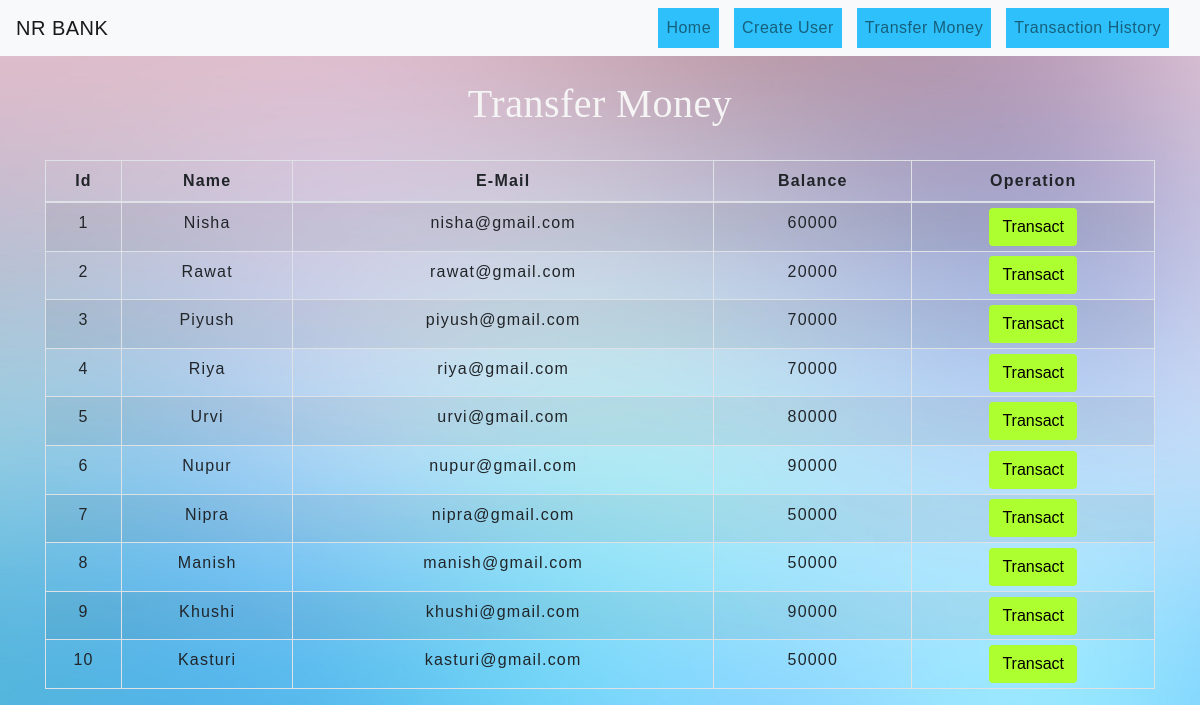
The app's page /transfermoney.php with its own data.
### tables this page shows
CREATE TABLE `users` (
  `id` int(3) NOT NULL,
  `name` text NOT NULL,
  `email` varchar(30) NOT NULL,
  `balance` int(8) NOT NULL
);

### transfermoney.php (the view, shortened to what this page needs)
<!DOCTYPE html>
<html lang="en">
<head>
    <link rel="stylesheet" href="https://maxcdn.bootstrapcdn.com/bootstrap/4.0.0/css/bootstrap.min.css">
    <link rel="stylesheet" type="text/css" href="css/table.css">
    <link rel="stylesheet" type="text/css" href="css/navbar.css">
</head>
<body id = "bg">
<?php
    include 'config.php';
    $sql = "SELECT * FROM users";
    $result = mysqli_query($conn,$sql);
?>
<?php
  include 'navbar.php';
?>
<div class="container">
        <h2 class="text-center pt-4">Transfer Money</h2>
        <br>
            <div class="row">
                <div class="col">
                    <div class="table-responsive-sm">
                    <table class="table table-hover table-sm table-striped table-condensed table-bordered">
                        <thead>
                            <tr>
                            <th scope="col" class="text-center py-2">Id</th>
                            <th scope="col" class="text-center py-2">Name</th>
                            <th scope="col" class="text-center py-2">E-Mail</th>
                            <th scope="col" class="text-center py-2">Balance</th>
                            <th scope="col" class="text-center py-2">Operation</th>
                            </tr>
                        </thead>
                        <tbody>
                <?php
                    while($rows=mysqli_fetch_assoc($result)){
                ?>
                    <tr>
                        <td class="py-2"><?php echo $rows['id'] ?></td>
                        <td class="py-2"><?php echo $rows['name']?></td>
                        <td class="py-2"><?php echo $rows['email']?></td>
                        <td class="py-2"><?php echo $rows['balance']?></td>
                        <td><a href="selecteduserdetail.php?id= <?php echo $rows['id'] ;?>"> <button type="button" class="btn">Transact</button></a></td>
                    </tr>
                <?php
                    }
                ?>
                        </tbody>
                    </table>
                    </div>
                </div>
            </div>
         </div>
</body>
</html>

### navbar.php (shortened to what this page needs)
<nav class=" navbar navbar-expand-md navbar-light bg-light">
      <a class="navbar-brand" href="index.php">NR BANK</a>
      <div class="collapse navbar-collapse" id="collapsibleNavbar">
            <ul class="navbar-nav ml-auto">
              <li class="nav-item">
                <a class="nav-link" href="index.php">Home</a>
              </li>
              <li class="nav-item">
                <a class="nav-link" href="createuser.php">Create User</a>
              </li>
              <li class="nav-item">
                <a class="nav-link" href="transfermoney.php">Transfer Money</a>
              </li>
              <li class="nav-item">
                <a class="nav-link" href="transactionhistory.php">Transaction History</a>
              </li>
          </div>
       </nav>

### css/table.css (style rules this page uses)
* { padding: 0; margin: 0; box-sizing: border-box; font-family: sans-serif; }
h2 { font-size: 40px; color: black; }
#bg { background-image: url('../img/bg3.jpg'); background-repeat: no-repeat; margin: 0px; padding: 0px; background-size: cover; }
table { letter-spacing: 1.2px; }
td { text-align: center; }
button { border:none; background: #1bf314; transition: 1s; }

### css/navbar.css (style rules this page uses)
.nav-link { margin-right: 15px; color:black; background-color:#2dc0fa; letter-spacing: 0.5px; transition: 0.5s; }
.navbar-brand { color: black; letter-spacing: 0.5px; }
h2 { color: whitesmoke; letter-spacing: 0.5px; font-family: 'Times New Roman', Times, serif; }

### transfermoney.php (style rules this page uses)
button { transition: 1.5s; background-color: greenyellow; }

### records on screen
users: id "1", name "Nisha", email "nisha@gmail.com", balance "60000"
users: id "2", name "Rawat", email "rawat@gmail.com", balance "20000"
users: id "3", name "Piyush", email "piyush@gmail.com", balance "70000"
users: id "4", name "Riya", email "riya@gmail.com", balance "70000"
users: id "5", name "Urvi", email "urvi@gmail.com", balance "80000"
users: id "6", name "Nupur", email "nupur@gmail.com", balance "90000"
users: id "7", name "Nipra", email "nipra@gmail.com", balance "50000"
users: id "8", name "Manish", email "manish@gmail.com", balance "50000"
users: id "9", name "Khushi", email "khushi@gmail.com", balance "90000"
users: id "10", name "Kasturi", email "kasturi@gmail.com", balance "50000"
